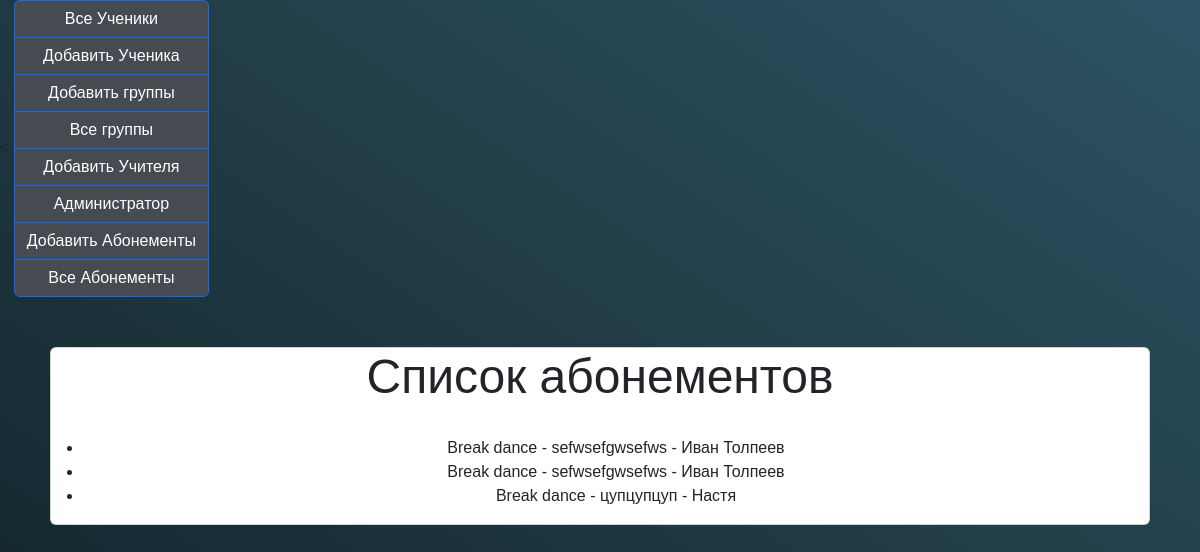
Page /subscription_list/ on the earlier database version.
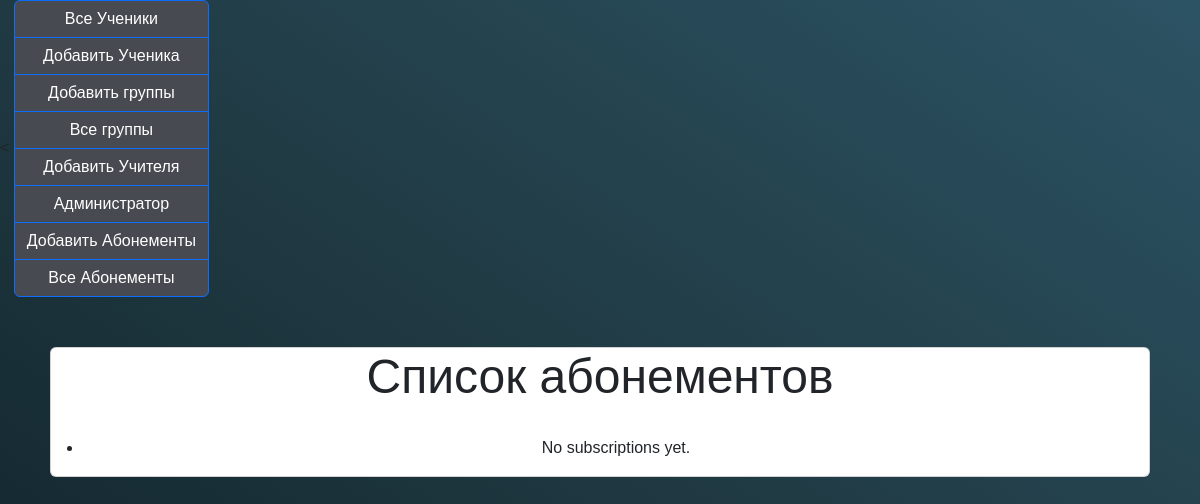
Same page on the later database version.
### myapp/models.py (models this page shows)
class Subscription(models.Model):
    group = models.ForeignKey(Group, on_delete=models.CASCADE)
    client = models.ForeignKey(Client, on_delete=models.CASCADE)
    coach = models.ForeignKey(Coach, on_delete=models.CASCADE)
    lessons_count = models.IntegerField()
    attendance = models.BooleanField(default=False)
    comment = models.TextField(blank=True, null=True)

class Group(models.Model):
    name = models.CharField(max_length=255)
    coach = models.ForeignKey('Coach', on_delete=models.CASCADE)
    description = models.TextField()
    students = models.ManyToManyField(Client, related_name='group_students')

class Client(models.Model):
    full_name = models.CharField(max_length=255)
    birth_date = models.DateField()
    phone_number = models.CharField(max_length=20)
    parent_name = models.CharField(max_length=255)
    group_obj = models.ForeignKey('Group', on_delete=models.CASCADE, null=True, blank=True)
    date_joined = models.DateField()

class Coach(models.Model):
    full_name = models.CharField(max_length=255)
    phone_number = models.CharField(max_length=20)
    students = models.ManyToManyField(Client, null=True, blank=True)
    groupqs = models.ManyToManyField(Group, related_name='coach_groupqs', null=True, blank=True)

### myapp/views.py (the view)
# urls.py: path('subscription_list/', subscription_list, name='subscription_list'),
def subscription_list(request):
    subscriptions = Subscription.objects.all()
    return render(request, 'subscription_list.html', {'subscriptions': subscriptions})

### myapp/templates/subscription_list.html
<{% extends 'base.html' %}
{% block content %}
<div class="container">
    <div class="card">
        <h1>Список абонементов</h1>
        <ul>
          {% for subscription in subscriptions %}
            <li>{{ subscription.group.name }} - {{ subscription.client.full_name }} - {{ subscription.coach.full_name }}</li>
          {% empty %}
            <li>No subscriptions yet.</li>
          {% endfor %}
        </ul>
    </div>
</div>
{% endblock %}

### myapp/templates/base.html (shortened to what this page needs)
{% load static %}
<html lang="en">
<head>
    <link href="https://cdn.jsdelivr.net/npm/bootstrap@5.3.0-alpha3/dist/css/bootstrap.min.css" rel="stylesheet">
    <link rel="stylesheet" href="{% static 'css/myapp.css' %}">
</head>
<body>
<div class="btn-group-vertical" role="group" aria-label="Button group with nested dropdown">
    <button type="button" class="btn btn-primary"><a href="{% url 'client_list' %}" class="list-group-item">Все Ученики</a></button>
    <button type="button" class="btn btn-primary"><a href="{% url 'student_list' %}" class="list-group-item">Добавить Ученика</a></button>
    <button type="button" class="btn btn-primary"><a href="{% url 'add_group' %}" class="list-group-item">Добавить группы</a></button>
    <button type="button" class="btn btn-primary"><a href="{% url 'group_list' %}" class="list-group-item">Все группы</a></button>
    <button type="button" class="btn btn-primary"><a href="{% url 'add_coach' %}" class="list-group-item">Добавить Учителя</a></button>
    <button type="button" class="btn btn-primary"><a href="{% url 'admin_list' %}" class="list-group-item">Администратор</a></button>
    <button type="button" class="btn btn-primary"><a href="{% url 'add_subscription' %}" class="list-group-item">Добавить Абонементы</a></button>
    <button type="button" class="btn btn-primary"><a href="{% url 'subscription_list' %}" class="list-group-item">Все Абонементы</a></button>
</div>
{% block content %}
{% endblock %}
</body>
</html>

### myapp/static/css/myapp.css (style rules this page uses)
body { font-family: Arial, sans-serif; background-image: linear-gradient(to right top, #0f2027, #203a43, #2c5364); }
.container { max-width: 1200px; margin: 0 auto; padding: 50px; color: #fff; text-align: center; }
h1 { font-size: 3rem; margin-bottom: 30px; }
.btn-group-vertical button { background-color: #474A51 ; }

Differences in the rows shown:
removed Subscription: group.name "Break dance", client.full_name "sefwsefgwsefws", coach.full_name "Иван Толпеев"
removed Subscription: group.name "Break dance", client.full_name "sefwsefgwsefws", coach.full_name "Иван Толпеев"
removed Subscription: group.name "Break dance", client.full_name "цупцупцуп", coach.full_name "Настя"
Other differences:
text now shown: "No subscriptions yet."
